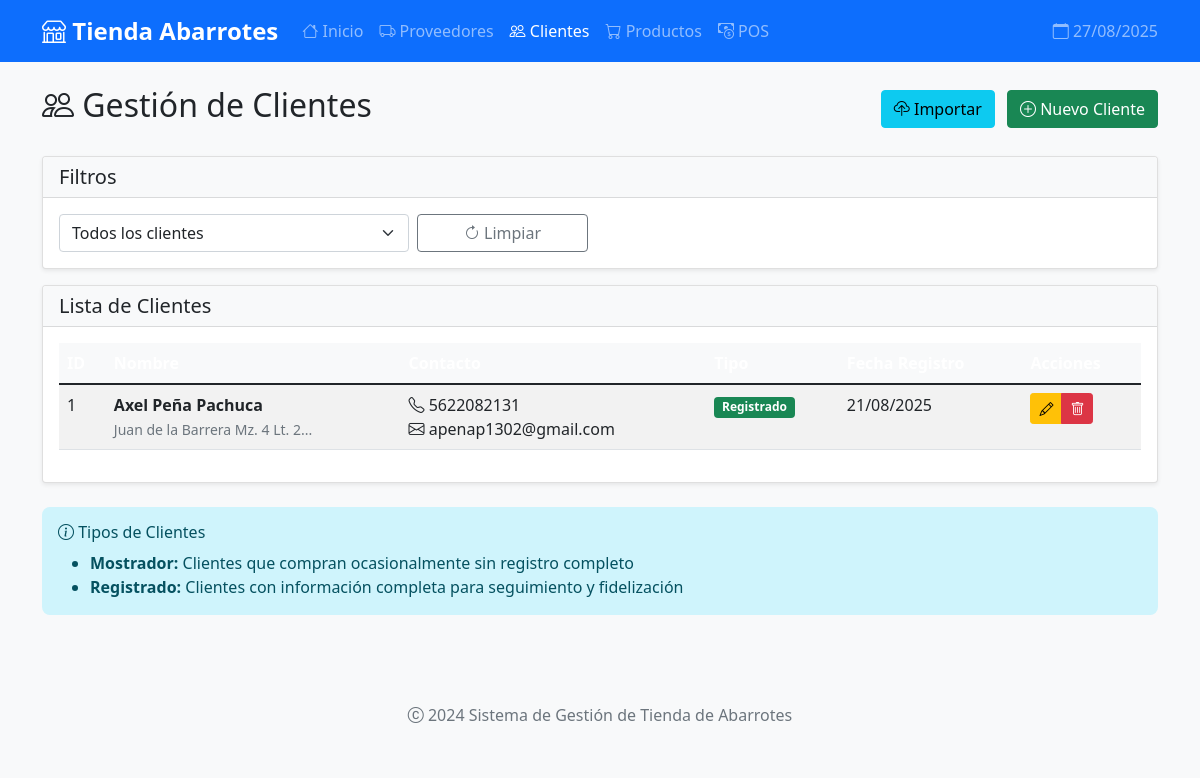
Screenshot of /clientes with the database file from the repository.
### models.py (models this page shows, shortened)
class Cliente(db.Model):
    __tablename__ = 'clientes'
    id = db.Column(db.Integer, primary_key=True)
    nombre = db.Column(db.String(100), nullable=False)
    apellido = db.Column(db.String(100))
    telefono = db.Column(db.String(20))
    email = db.Column(db.String(100))
    direccion = db.Column(db.Text)
    tipo_cliente = db.Column(db.String(20), default='mostrador')
    fecha_registro = db.Column(db.DateTime, default=datetime.utcnow)
    razon_social = db.Column(db.String(200))
    rfc = db.Column(db.String(13))
    regimen_fiscal = db.Column(db.String(100))
    codigo_postal = db.Column(db.String(5))
    uso_cfdi = db.Column(db.String(50))  # Uso del CFDI: G01, G03, etc.

### app.py (the view)
@app.route('/clientes')
def lista_clientes():
    tipo = request.args.get('tipo', 'all')
    if tipo == 'mostrador':
        clientes = Cliente.query.filter_by(tipo_cliente='mostrador').order_by(Cliente.nombre).all()
    elif tipo == 'registrado':
        clientes = Cliente.query.filter_by(tipo_cliente='registrado').order_by(Cliente.nombre).all()
    else:
        clientes = Cliente.query.order_by(Cliente.nombre).all()
    return render_template('clientes/lista.html', clientes=clientes, tipo_seleccionado=tipo)

### app.py (called while the page is built)
@app.context_processor
def inject_global_vars():
    return {
        'now': datetime.now(),
        'current_year': datetime.now().year
    }

### templates/clientes/lista.html (shortened to what this page needs)
{% extends "base.html" %}
{% block content %}
<div class="d-flex justify-content-between align-items-center mb-4">
    <h2>
        <i class="bi bi-people"></i> Gestión de Clientes
    </h2>
    <div>
        <a href="{{ url_for('importar_clientes') }}" class="btn btn-info me-2">
            <i class="bi bi-cloud-upload"></i> Importar
        </a>
        <a href="{{ url_for('nuevo_cliente') }}" class="btn btn-success">
            <i class="bi bi-plus-circle"></i> Nuevo Cliente
        </a>
    </div>
</div>
<div class="card mb-3">
    <div class="card-header bg-light">
        <h5 class="mb-0">Filtros</h5>
    </div>
    <div class="card-body">
        <div class="row">
            <div class="col-md-6">
                <form method="GET" class="row g-2">
                    <div class="col-md-8">
                        <select name="tipo" class="form-select" onchange="this.form.submit()">
                            <option value="all" {% if tipo_seleccionado == 'all' %}selected{% endif %}>Todos los clientes</option>
                        </select>
                    </div>
                    <div class="col-md-4">
                        <a href="{{ url_for('lista_clientes') }}" class="btn btn-outline-secondary w-100">
                            <i class="bi bi-arrow-clockwise"></i> Limpiar
                        </a>
                    </div>
                </form>
            </div>
        </div>
    </div>
</div>
<div class="card">
    <div class="card-header bg-light">
        <h5 class="mb-0">Lista de Clientes</h5>
    </div>
    <div class="card-body">
        {% if clientes %}
        <div class="table-responsive">
            <table class="table table-striped table-hover">
                <thead class="table-dark">
                    <tr>
                        <th>ID</th>
                        <th>Nombre</th>
                        <th>Contacto</th>
                        <th>Tipo</th>
                        <th>Fecha Registro</th>
                        <th>Acciones</th>
                    </tr>
                </thead>
                <tbody>
                    {% for cliente in clientes %}
                    <tr>
                        <td>{{ cliente.id }}</td>
                        <td>
                            <strong>{{ cliente.nombre }} {{ cliente.apellido or '' }}</strong>
                            {% if cliente.direccion %}
                            <br>
                            <small class="text-muted">{{ cliente.direccion[:50] }}...</small>
                            {% endif %}
                        </td>
                        <td>
                            <div>
                                {% if cliente.telefono %}
                                <div><i class="bi bi-telephone"></i> {{ cliente.telefono }}</div>
                                {% endif %}
                                {% if cliente.email %}
                                <div><i class="bi bi-envelope"></i> {{ cliente.email }}</div>
                                {% endif %}
                            </div>
                        </td>
                        <td>
                            <span class="badge {% if cliente.tipo_cliente == 'registrado' %}bg-success{% else %}bg-info{% endif %}">
                                {{ cliente.tipo_cliente|title }}
                            </span>
                        </td>
                        <td>{{ cliente.fecha_registro.strftime('%d/%m/%Y') }}</td>
                        <td>
                            <div class="btn-group" role="group">
                                <a href="{{ url_for('editar_cliente', id=cliente.id) }}"
                                   class="btn btn-warning btn-sm"
                                   data-bs-toggle="tooltip"
                                   title="Editar cliente">
                                    <i class="bi bi-pencil"></i>
                                </a>
                                <a href="{{ url_for('eliminar_cliente', id=cliente.id) }}"
                                   class="btn btn-danger btn-sm btn-delete"
                                   data-bs-toggle="tooltip"
                                   title="Eliminar cliente"
                                   onclick="return confirm('¿Estás seguro de eliminar a {{ cliente.nombre }}?')">
                                    <i class="bi bi-trash"></i>
                                </a>
                            </div>
                        </td>
                    </tr>
                    {% endfor %}
                </tbody>
            </table>
        </div>
        {% endif %}
    </div>
</div>
<div class="row mt-4">
    <div class="col-md-12">
        <div class="alert alert-info">
            <h6><i class="bi bi-info-circle"></i> Tipos de Clientes</h6>
            <ul class="mb-0">
                <li><strong>Mostrador:</strong> Clientes que compran ocasionalmente sin registro completo</li>
                <li><strong>Registrado:</strong> Clientes con información completa para seguimiento y fidelización</li>
            </ul>
        </div>
    </div>
</div>
{% endblock %}

### static/css/style.css (style rules this page uses)
body { background-color: #f8f9fa; font-family: 'Segoe UI', Tahoma, Geneva, Verdana, sans-serif; }
.card { box-shadow: 0 0.125rem 0.25rem rgba(0, 0, 0, 0.075); border: 1px solid rgba(0, 0, 0, 0.125); transition: all 0.3s ease; }
.table th { background-color: #f8f9fa; border-top: none; font-weight: 600; }
.btn-sm { padding: 0.25rem 0.5rem; font-size: 0.875rem; }
.badge { font-size: 0.75em; }
.alert { border: none; border-radius: 0.5rem; }

### rows the page displays
Cliente: id "1", nombre "Axel", apellido "Peña Pachuca", direccion "Juan de la Barrera Mz. 4 Lt. 2", telefono "5622082131", email "apenap1302@gmail.com", tipo_cliente "Registrado", fecha_registro "21/08/2025"
